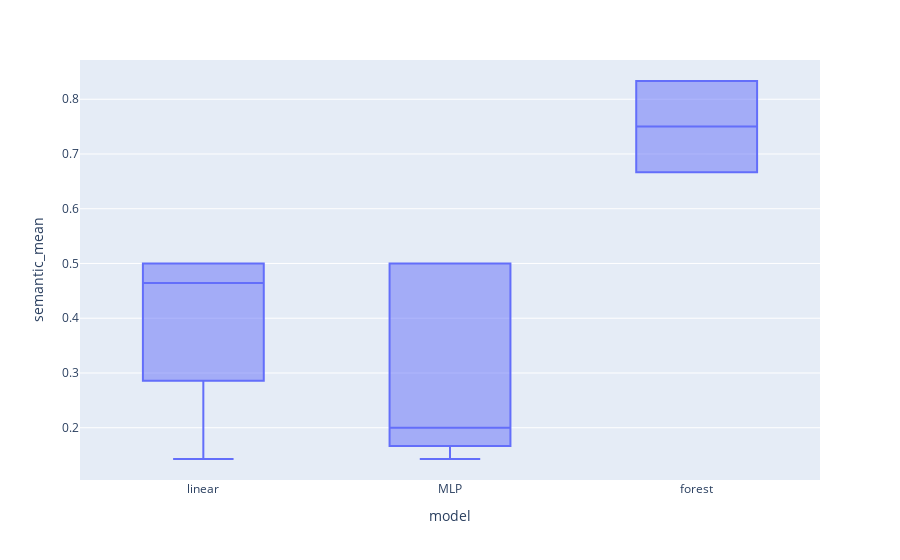

Source (notebook cell):
### Code cell
import plotly.express as px
df=data
fig = px.box(df,x="model", y="semantic_mean")
fig.show()

### Figure 1 — Plotly figure (JSON) as saved in the notebook; plotly's stock layout.template omitted (floating-point values rounded to 4 significant figures)
{"data": [{"alignmentgroup": "True", "hovertemplate": "model=%{x}<br>semantic_mean=%{y}<extra></extra>", "legendgroup": "", "marker": {"color": "#636efa"}, "name": "", "notched": false, "offsetgroup": "", "orientation": "v", "showlegend": false, "type": "box", "x": ["linear", "linear", "MLP", "forest", "forest", "linear", "linear", "MLP", "MLP", "MLP", "MLP", "MLP"], "x0": " ", "xaxis": "x", "y": [0.4286, 0.1429, 0.1429, 0.6667, 0.8333, 0.5, 0.5, 0.2333, 0.5, 0.1667, 0.1667, 0.5], "y0": " ", "yaxis": "y"}], "layout": {"boxmode": "group", "legend": {"tracegroupgap": 0}, "margin": {"t": 60}, "xaxis": {"anchor": "y", "domain": [0, 1], "title": {"text": "model"}}, "yaxis": {"anchor": "x", "domain": [0, 1], "title": {"text": "semantic_mean"}}}}
